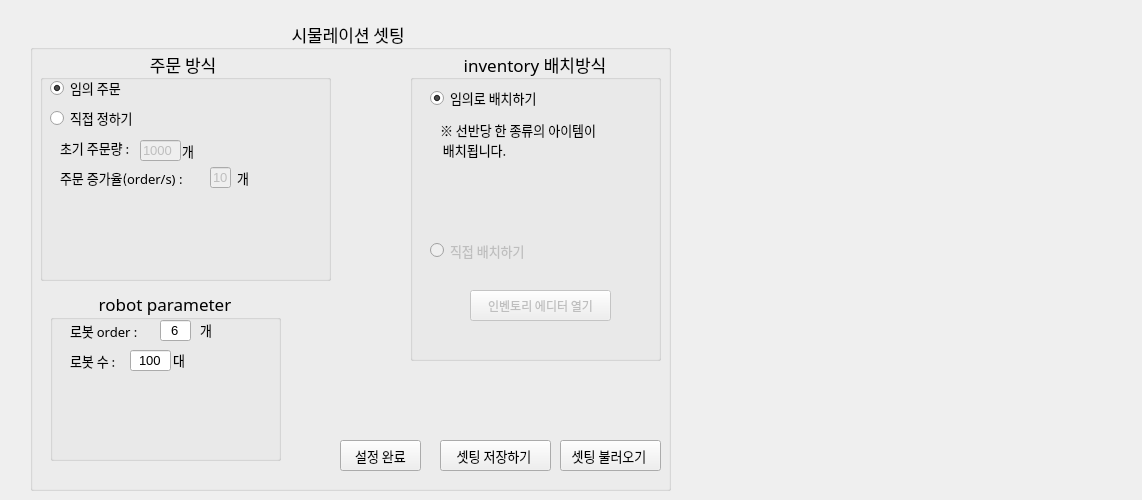
<?xml version="1.0" encoding="UTF-8"?>
<ui version="4.0">
 <class>Form</class>
 <widget class="QWidget" name="Form">
  <property name="geometry">
   <rect>
    <x>0</x>
    <y>0</y>
    <width>1142</width>
    <height>500</height>
   </rect>
  </property>
  <property name="windowTitle">
   <string>시물레이션 셋팅</string>
  </property>
  <widget class="QGroupBox" name="groupBox_setting">
   <property name="geometry">
    <rect>
     <x>30</x>
     <y>20</y>
     <width>641</width>
     <height>471</height>
    </rect>
   </property>
   <property name="font">
    <font>
     <family>HY견고딕</family>
     <pointsize>13</pointsize>
    </font>
   </property>
   <property name="title">
    <string>시물레이션 셋팅 </string>
   </property>
   <property name="alignment">
    <set>Qt::AlignCenter</set>
   </property>
   <widget class="QGroupBox" name="groupBox_inventory">
    <property name="geometry">
     <rect>
      <x>380</x>
      <y>30</y>
      <width>251</width>
      <height>311</height>
     </rect>
    </property>
    <property name="title">
     <string>inventory 배치방식</string>
    </property>
    <property name="alignment">
     <set>Qt::AlignCenter</set>
    </property>
    <widget class="QRadioButton" name="radioButton_random">
     <property name="geometry">
      <rect>
       <x>20</x>
       <y>40</y>
       <width>141</width>
       <height>16</height>
      </rect>
     </property>
     <property name="font">
      <font>
       <pointsize>10</pointsize>
      </font>
     </property>
     <property name="text">
      <string>임의로 배치하기</string>
     </property>
     <property name="checked">
      <bool>true</bool>
     </property>
    </widget>
    <widget class="QRadioButton" name="radioButton_handmake">
     <property name="enabled">
      <bool>false</bool>
     </property>
     <property name="geometry">
      <rect>
       <x>20</x>
       <y>190</y>
       <width>141</width>
       <height>21</height>
      </rect>
     </property>
     <property name="font">
      <font>
       <pointsize>10</pointsize>
      </font>
     </property>
     <property name="text">
      <string>직접 배치하기</string>
     </property>
    </widget>
    <widget class="QPushButton" name="pushButton_openinveditor">
     <property name="enabled">
      <bool>false</bool>
     </property>
     <property name="geometry">
      <rect>
       <x>60</x>
       <y>240</y>
       <width>141</width>
       <height>31</height>
      </rect>
     </property>
     <property name="font">
      <font>
       <pointsize>9</pointsize>
      </font>
     </property>
     <property name="text">
      <string>인벤토리 에디터 열기</string>
     </property>
    </widget>
    <widget class="QLabel" name="label">
     <property name="geometry">
      <rect>
       <x>30</x>
       <y>70</y>
       <width>211</width>
       <height>41</height>
      </rect>
     </property>
     <property name="font">
      <font>
       <family>맑은 고딕</family>
       <pointsize>10</pointsize>
      </font>
     </property>
     <property name="text">
      <string>※ 선반당 한 종류의 아이템이
 배치됩니다.</string>
     </property>
     <property name="alignment">
      <set>Qt::AlignLeading|Qt::AlignLeft|Qt::AlignTop</set>
     </property>
    </widget>
   </widget>
   <widget class="QGroupBox" name="groupBox">
    <property name="geometry">
     <rect>
      <x>10</x>
      <y>30</y>
      <width>291</width>
      <height>231</height>
     </rect>
    </property>
    <property name="title">
     <string>주문 방식 </string>
    </property>
    <property name="alignment">
     <set>Qt::AlignCenter</set>
    </property>
    <widget class="QRadioButton" name="radioButton_orderrandom">
     <property name="geometry">
      <rect>
       <x>10</x>
       <y>30</y>
       <width>91</width>
       <height>16</height>
      </rect>
     </property>
     <property name="font">
      <font>
       <pointsize>10</pointsize>
      </font>
     </property>
     <property name="text">
      <string>임의 주문</string>
     </property>
     <property name="checked">
      <bool>true</bool>
     </property>
    </widget>
    <widget class="QRadioButton" name="radioButton_orderdirect">
     <property name="geometry">
      <rect>
       <x>10</x>
       <y>60</y>
       <width>121</width>
       <height>16</height>
      </rect>
     </property>
     <property name="font">
      <font>
       <pointsize>10</pointsize>
      </font>
     </property>
     <property name="text">
      <string>직접 정하기 </string>
     </property>
    </widget>
    <widget class="QLabel" name="label_4">
     <property name="geometry">
      <rect>
       <x>20</x>
       <y>90</y>
       <width>91</width>
       <height>16</height>
      </rect>
     </property>
     <property name="font">
      <font>
       <pointsize>10</pointsize>
      </font>
     </property>
     <property name="text">
      <string>초기 주문량 : </string>
     </property>
    </widget>
    <widget class="QLabel" name="label_5">
     <property name="geometry">
      <rect>
       <x>20</x>
       <y>120</y>
       <width>151</width>
       <height>16</height>
      </rect>
     </property>
     <property name="font">
      <font>
       <pointsize>10</pointsize>
      </font>
     </property>
     <property name="text">
      <string>주문 증가율(order/s) :</string>
     </property>
    </widget>
    <widget class="QLineEdit" name="lineEdit_initorder">
     <property name="enabled">
      <bool>false</bool>
     </property>
     <property name="geometry">
      <rect>
       <x>100</x>
       <y>90</y>
       <width>41</width>
       <height>21</height>
      </rect>
     </property>
     <property name="font">
      <font>
       <family>Arial</family>
       <pointsize>10</pointsize>
      </font>
     </property>
     <property name="text">
      <string>1000</string>
     </property>
    </widget>
    <widget class="QLabel" name="label_6">
     <property name="geometry">
      <rect>
       <x>142</x>
       <y>90</y>
       <width>21</width>
       <height>21</height>
      </rect>
     </property>
     <property name="font">
      <font>
       <pointsize>10</pointsize>
      </font>
     </property>
     <property name="text">
      <string>개</string>
     </property>
    </widget>
    <widget class="QLineEdit" name="lineEdit_orderrate">
     <property name="enabled">
      <bool>false</bool>
     </property>
     <property name="geometry">
      <rect>
       <x>170</x>
       <y>117</y>
       <width>21</width>
       <height>21</height>
      </rect>
     </property>
     <property name="font">
      <font>
       <family>Arial</family>
       <pointsize>10</pointsize>
      </font>
     </property>
     <property name="text">
      <string>10</string>
     </property>
    </widget>
    <widget class="QLabel" name="label_9">
     <property name="geometry">
      <rect>
       <x>197</x>
       <y>117</y>
       <width>21</width>
       <height>21</height>
      </rect>
     </property>
     <property name="font">
      <font>
       <pointsize>10</pointsize>
      </font>
     </property>
     <property name="text">
      <string>개</string>
     </property>
    </widget>
   </widget>
   <widget class="QGroupBox" name="groupBox_2">
    <property name="geometry">
     <rect>
      <x>20</x>
      <y>270</y>
      <width>231</width>
      <height>171</height>
     </rect>
    </property>
    <property name="title">
     <string>robot parameter</string>
    </property>
    <property name="alignment">
     <set>Qt::AlignCenter</set>
    </property>
    <widget class="QLabel" name="label_2">
     <property name="geometry">
      <rect>
       <x>20</x>
       <y>30</y>
       <width>81</width>
       <height>21</height>
      </rect>
     </property>
     <property name="font">
      <font>
       <pointsize>10</pointsize>
      </font>
     </property>
     <property name="text">
      <string>로봇 order :</string>
     </property>
    </widget>
    <widget class="QLineEdit" name="lineEdit_robotcap">
     <property name="geometry">
      <rect>
       <x>110</x>
       <y>30</y>
       <width>31</width>
       <height>21</height>
      </rect>
     </property>
     <property name="font">
      <font>
       <family>Arial</family>
       <pointsize>10</pointsize>
      </font>
     </property>
     <property name="text">
      <string>6</string>
     </property>
     <property name="frame">
      <bool>true</bool>
     </property>
     <property name="alignment">
      <set>Qt::AlignCenter</set>
     </property>
    </widget>
    <widget class="QLabel" name="label_3">
     <property name="geometry">
      <rect>
       <x>20</x>
       <y>60</y>
       <width>56</width>
       <height>21</height>
      </rect>
     </property>
     <property name="font">
      <font>
       <pointsize>10</pointsize>
      </font>
     </property>
     <property name="text">
      <string>로봇 수 : </string>
     </property>
    </widget>
    <widget class="QLineEdit" name="lineEdit_robotnumber">
     <property name="geometry">
      <rect>
       <x>80</x>
       <y>60</y>
       <width>41</width>
       <height>21</height>
      </rect>
     </property>
     <property name="font">
      <font>
       <family>Arial</family>
       <pointsize>10</pointsize>
      </font>
     </property>
     <property name="text">
      <string>100</string>
     </property>
     <property name="alignment">
      <set>Qt::AlignCenter</set>
     </property>
    </widget>
    <widget class="QLabel" name="label_7">
     <property name="geometry">
      <rect>
       <x>150</x>
       <y>30</y>
       <width>21</width>
       <height>20</height>
      </rect>
     </property>
     <property name="font">
      <font>
       <pointsize>10</pointsize>
      </font>
     </property>
     <property name="text">
      <string>개</string>
     </property>
    </widget>
    <widget class="QLabel" name="label_8">
     <property name="geometry">
      <rect>
       <x>123</x>
       <y>60</y>
       <width>21</width>
       <height>20</height>
      </rect>
     </property>
     <property name="font">
      <font>
       <pointsize>10</pointsize>
      </font>
     </property>
     <property name="text">
      <string>대</string>
     </property>
    </widget>
   </widget>
   <widget class="QPushButton" name="pushButton_save_set">
    <property name="geometry">
     <rect>
      <x>410</x>
      <y>420</y>
      <width>111</width>
      <height>31</height>
     </rect>
    </property>
    <property name="font">
     <font>
      <pointsize>10</pointsize>
     </font>
    </property>
    <property name="text">
     <string>셋팅 저장하기 </string>
    </property>
   </widget>
   <widget class="QPushButton" name="pushButton_load_set">
    <property name="geometry">
     <rect>
      <x>530</x>
      <y>420</y>
      <width>101</width>
      <height>31</height>
     </rect>
    </property>
    <property name="font">
     <font>
      <pointsize>10</pointsize>
     </font>
    </property>
    <property name="text">
     <string>셋팅 불러오기 </string>
    </property>
   </widget>
   <widget class="QPushButton" name="pushButton_close">
    <property name="geometry">
     <rect>
      <x>310</x>
      <y>420</y>
      <width>81</width>
      <height>31</height>
     </rect>
    </property>
    <property name="font">
     <font>
      <pointsize>10</pointsize>
     </font>
    </property>
    <property name="text">
     <string>설정 완료</string>
    </property>
   </widget>
  </widget>
 </widget>
 <resources/>
 <connections/>
</ui>
